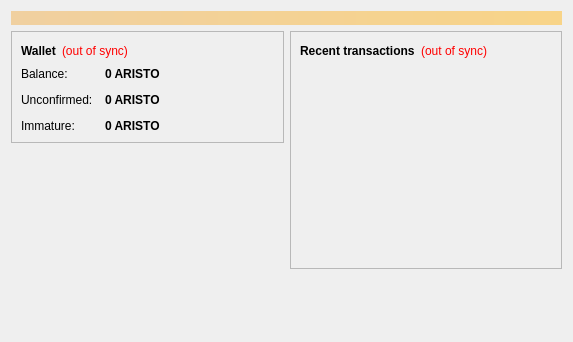
<?xml version="1.0" encoding="UTF-8"?>
<ui version="4.0">
 <class>OverviewPage</class>
 <widget class="QWidget" name="OverviewPage">
  <property name="geometry">
   <rect>
    <x>0</x>
    <y>0</y>
    <width>573</width>
    <height>342</height>
   </rect>
  </property>
  <property name="windowTitle">
   <string>Form</string>
  </property>
  <layout class="QVBoxLayout" name="topLayout">
   <item>
    <widget class="QLabel" name="labelAlerts">
     <property name="visible">
      <bool>false</bool>
     </property>
     <property name="styleSheet">
      <string notr="true">background-color: qlineargradient(x1: 0, y1: 0, x2: 1, y2: 0, stop:0 #F0D0A0, stop:1 #F8D488); color:#000000;</string>
     </property>
     <property name="wordWrap">
      <bool>true</bool>
     </property>
     <property name="margin">
      <number>3</number>
     </property>
    </widget>
   </item>
   <item>
    <layout class="QHBoxLayout" name="horizontalLayout" stretch="1,1">
     <item>
      <layout class="QVBoxLayout" name="verticalLayout_2">
       <item>
        <widget class="QFrame" name="frame">
         <property name="frameShape">
          <enum>QFrame::StyledPanel</enum>
         </property>
         <property name="frameShadow">
          <enum>QFrame::Raised</enum>
         </property>
         <layout class="QVBoxLayout" name="verticalLayout_4">
          <item>
           <layout class="QHBoxLayout" name="horizontalLayout_4">
            <item>
             <widget class="QLabel" name="label_5">
              <property name="font">
               <font>
                <weight>75</weight>
                <bold>true</bold>
               </font>
              </property>
              <property name="text">
               <string>Wallet</string>
              </property>
             </widget>
            </item>
            <item>
             <widget class="QLabel" name="labelWalletStatus">
              <property name="toolTip">
               <string>The displayed information may be out of date. Your wallet automatically synchronizes with the AristoCoin network after a connection is established, but this process has not completed yet.</string>
              </property>
              <property name="styleSheet">
               <string notr="true">QLabel { color: red; }</string>
              </property>
              <property name="text">
               <string notr="true">(out of sync)</string>
              </property>
              <property name="alignment">
               <set>Qt::AlignLeading|Qt::AlignLeft|Qt::AlignVCenter</set>
              </property>
             </widget>
            </item>
            <item>
             <spacer name="horizontalSpacer_2">
              <property name="orientation">
               <enum>Qt::Horizontal</enum>
              </property>
              <property name="sizeHint" stdset="0">
               <size>
                <width>40</width>
                <height>20</height>
               </size>
              </property>
             </spacer>
            </item>
           </layout>
          </item>
          <item>
           <layout class="QFormLayout" name="formLayout_2">
            <property name="fieldGrowthPolicy">
             <enum>QFormLayout::AllNonFixedFieldsGrow</enum>
            </property>
            <property name="horizontalSpacing">
             <number>12</number>
            </property>
            <property name="verticalSpacing">
             <number>12</number>
            </property>
            <item row="0" column="0">
             <widget class="QLabel" name="label">
              <property name="text">
               <string>Balance:</string>
              </property>
             </widget>
            </item>
            <item row="0" column="1">
             <widget class="QLabel" name="labelBalance">
              <property name="font">
               <font>
                <weight>75</weight>
                <bold>true</bold>
               </font>
              </property>
              <property name="cursor">
               <cursorShape>IBeamCursor</cursorShape>
              </property>
              <property name="toolTip">
               <string>Your current balance</string>
              </property>
              <property name="text">
               <string notr="true">0 ARISTO</string>
              </property>
              <property name="textInteractionFlags">
               <set>Qt::LinksAccessibleByMouse|Qt::TextSelectableByKeyboard|Qt::TextSelectableByMouse</set>
              </property>
             </widget>
            </item>
            <item row="1" column="0">
             <widget class="QLabel" name="label_3">
              <property name="text">
               <string>Unconfirmed:</string>
              </property>
             </widget>
            </item>
            <item row="1" column="1">
             <widget class="QLabel" name="labelUnconfirmed">
              <property name="font">
               <font>
                <weight>75</weight>
                <bold>true</bold>
               </font>
              </property>
              <property name="cursor">
               <cursorShape>IBeamCursor</cursorShape>
              </property>
              <property name="toolTip">
               <string>Total of transactions that have yet to be confirmed, and do not yet count toward the current balance</string>
              </property>
              <property name="text">
               <string notr="true">0 ARISTO</string>
              </property>
              <property name="textInteractionFlags">
               <set>Qt::LinksAccessibleByMouse|Qt::TextSelectableByKeyboard|Qt::TextSelectableByMouse</set>
              </property>
             </widget>
            </item>
            <item row="2" column="0">
             <widget class="QLabel" name="labelImmatureText">
              <property name="text">
               <string>Immature:</string>
              </property>
             </widget>
            </item>
            <item row="2" column="1">
             <widget class="QLabel" name="labelImmature">
              <property name="font">
               <font>
                <weight>75</weight>
                <bold>true</bold>
               </font>
              </property>
              <property name="toolTip">
               <string>Mined balance that has not yet matured</string>
              </property>
              <property name="text">
               <string notr="true">0 ARISTO</string>
              </property>
              <property name="textInteractionFlags">
               <set>Qt::LinksAccessibleByMouse|Qt::TextSelectableByKeyboard|Qt::TextSelectableByMouse</set>
              </property>
             </widget>
            </item>
           </layout>
          </item>
         </layout>
        </widget>
       </item>
       <item>
        <spacer name="verticalSpacer">
         <property name="orientation">
          <enum>Qt::Vertical</enum>
         </property>
         <property name="sizeHint" stdset="0">
          <size>
           <width>20</width>
           <height>40</height>
          </size>
         </property>
        </spacer>
       </item>
      </layout>
     </item>
     <item>
      <layout class="QVBoxLayout" name="verticalLayout_3">
       <item>
        <widget class="QFrame" name="frame_2">
         <property name="frameShape">
          <enum>QFrame::StyledPanel</enum>
         </property>
         <property name="frameShadow">
          <enum>QFrame::Raised</enum>
         </property>
         <layout class="QVBoxLayout" name="verticalLayout">
          <item>
           <layout class="QHBoxLayout" name="horizontalLayout_2">
            <item>
             <widget class="QLabel" name="label_4">
              <property name="text">
               <string>&lt;b&gt;Recent transactions&lt;/b&gt;</string>
              </property>
             </widget>
            </item>
            <item>
             <widget class="QLabel" name="labelTransactionsStatus">
              <property name="toolTip">
               <string>The displayed information may be out of date. Your wallet automatically synchronizes with the AristoCoin network after a connection is established, but this process has not completed yet.</string>
              </property>
              <property name="styleSheet">
               <string notr="true">QLabel { color: red; }</string>
              </property>
              <property name="text">
               <string notr="true">(out of sync)</string>
              </property>
              <property name="alignment">
               <set>Qt::AlignRight|Qt::AlignTrailing|Qt::AlignVCenter</set>
              </property>
             </widget>
            </item>
            <item>
             <spacer name="horizontalSpacer">
              <property name="orientation">
               <enum>Qt::Horizontal</enum>
              </property>
              <property name="sizeHint" stdset="0">
               <size>
                <width>40</width>
                <height>20</height>
               </size>
              </property>
             </spacer>
            </item>
           </layout>
          </item>
          <item>
           <widget class="QListView" name="listTransactions">
            <property name="styleSheet">
             <string notr="true">QListView { background: transparent; }</string>
            </property>
            <property name="frameShape">
             <enum>QFrame::NoFrame</enum>
            </property>
            <property name="verticalScrollBarPolicy">
             <enum>Qt::ScrollBarAlwaysOff</enum>
            </property>
            <property name="horizontalScrollBarPolicy">
             <enum>Qt::ScrollBarAlwaysOff</enum>
            </property>
            <property name="selectionMode">
             <enum>QAbstractItemView::NoSelection</enum>
            </property>
           </widget>
          </item>
         </layout>
        </widget>
       </item>
       <item>
        <spacer name="verticalSpacer_2">
         <property name="orientation">
          <enum>Qt::Vertical</enum>
         </property>
         <property name="sizeHint" stdset="0">
          <size>
           <width>20</width>
           <height>40</height>
          </size>
         </property>
        </spacer>
       </item>
      </layout>
     </item>
    </layout>
   </item>
  </layout>
 </widget>
 <resources/>
 <connections/>
</ui>
